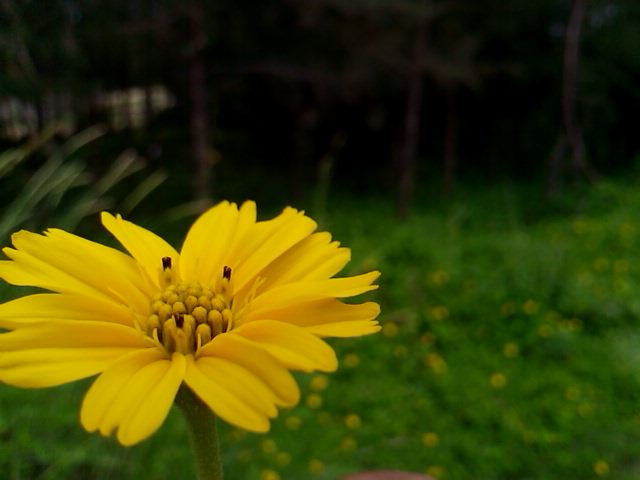
#> input picture adaptive_modules/mertens/ExposureFusion/image_set/jpeg/flower.jpeg, 640 x 480 px
$ python adaptive_fusion_v3_3_pro_backup.py --under ../adaptive_modules/mertens/ExposureFusion/image_set/jpeg/flower.jpeg --normal ../adaptive_modules/mertens/ExposureFusion/image_set/jpeg/flower.jpeg --over ../adaptive_modules/mertens/ExposureFusion/image_set/jpeg/flower.jpeg --output out.png
#> lines starting #> are read from the running program, lines starting #| are printed output that depends on the picture
import cv2
import numpy as np
import os
import argparse


EPS = 1e-8


# ==========================================================
# IMAGE LOADING
# ==========================================================

def read_image(path):

    img = cv2.imread(
        path,
        cv2.IMREAD_COLOR
    )

    if img is None:
        raise FileNotFoundError(
            f"Could not read image:\n{path}"
        )

    return (
        img.astype(np.float32) / 255.0
    )


# ==========================================================
# LUMINANCE
#
# OpenCV images are BGR
# ==========================================================

def luminance(img):

    return (
        0.0722 * img[:, :, 0] +
        0.7152 * img[:, :, 1] +
        0.2126 * img[:, :, 2]
    )


# ==========================================================
# SMOOTHSTEP
# ==========================================================

def smoothstep(x, low, high):

    x = np.clip(
        (x - low) /
        (high - low + EPS),
        0.0,
        1.0
    )

    return (
        x * x *
        (3.0 - 2.0 * x)
    )


# ==========================================================
# MULTI-SCALE WEIGHT SMOOTHING
#
# Smooths ONLY weights.
# The source images remain sharp.
# ==========================================================

def edge_smooth(weight):

    weight = weight.astype(
        np.float32
    )

    fine = weight

    medium = cv2.GaussianBlur(
        weight,
        (0, 0),
        sigmaX=8,
        sigmaY=8
    )

    large = cv2.GaussianBlur(
        weight,
        (0, 0),
        sigmaX=30,
        sigmaY=30
    )

    smooth = (
        0.25 * fine +
        0.45 * medium +
        0.30 * large
    )

    return np.maximum(
        smooth,
        EPS
    )


# ==========================================================
# EXPOSURE QUALITY
#
# Pixels near the middle of the exposure range
# receive higher confidence.
# ==========================================================

def exposure_quality(lum):

    sigma = 0.25

    quality = np.exp(
        -((lum - 0.5) ** 2) /
        (2.0 * sigma * sigma)
    )

    return quality.astype(
        np.float32
    )


# ==========================================================
# SAFE LUMINANCE REPLACEMENT
#
# Keeps the original color ratios while changing
# brightness.
# ==========================================================

def replace_luminance(img, target_lum):

    current_lum = luminance(
        img
    )

    ratio = (
        target_lum /
        (current_lum + EPS)
    )

    ratio = np.clip(
        ratio,
        0.45,
        2.20
    )

    result = (
        img *
        ratio[:, :, None]
    )

    return np.clip(
        result,
        0.0,
        1.0
    )


# ==========================================================
# CONTROLLED MIDTONE LIFT
#
# Lifts darker midtones without touching:
# - deep black excessively
# - bright highlights
# ==========================================================

def midtone_lift(lum):

    dark_start = smoothstep(
        lum,
        0.03,
        0.16
    )

    mid_end = (
        1.0 -
        smoothstep(
            lum,
            0.45,
            0.82
        )
    )

    midtone_region = (
        dark_start *
        mid_end
    )

    lift = (
        0.070 *
        midtone_region
    )

    result = (
        lum + lift
    )

    return np.clip(
        result,
        0.0,
        1.0
    )


# ==========================================================
# SUBTLE LOCAL CONTRAST
#
# Operates only on luminance.
# ==========================================================

def subtle_local_contrast(img):

    lab = cv2.cvtColor(
        img.astype(np.float32),
        cv2.COLOR_BGR2LAB
    )

    L = lab[:, :, 0]

    base = cv2.GaussianBlur(
        L,
        (0, 0),
        sigmaX=18,
        sigmaY=18
    )

    detail = (
        L - base
    )

    # Very subtle enhancement.
    L_enhanced = (
        L +
        0.10 * detail
    )

    lab[:, :, 0] = np.clip(
        L_enhanced,
        0.0,
        100.0
    )

    result = cv2.cvtColor(
        lab,
        cv2.COLOR_LAB2BGR
    )

    return np.clip(
        result,
        0.0,
        1.0
    )


# ==========================================================
# BRIGHTNESS ANCHOR
#
# Prevents HDR fusion from drifting too far away
# from the normal exposure.
# ==========================================================

def brightness_anchor(
    fused,
    normal,
    highlight_mask,
    shadow_mask
):

    fused_lum = luminance(
        fused
    )

    normal_lum = luminance(
        normal
    )

    # In highlights:
    # preserve fusion because highlight recovery
    # is important.
    highlight_protection = (
        highlight_mask
    )

    # In dark/midtone regions:
    # allow the improved fusion to remain.
    shadow_protection = (
        shadow_mask
    )

    # Normal exposure influence.
    normal_anchor = (
        0.38 *
        (1.0 - highlight_protection)
    )

    # Reduce anchoring inside genuine shadows,
    # where recovery is needed.
    normal_anchor = (
        normal_anchor *
        (1.0 - 0.55 * shadow_protection)
    )

    target_lum = (
        fused_lum *
        (1.0 - normal_anchor) +

        normal_lum *
        normal_anchor
    )

    result = replace_luminance(
        fused,
        target_lum
    )

    return np.clip(
        result,
        0.0,
        1.0
    )


# ==========================================================
# MAIN PROCESS
# ==========================================================

def process(
    under_path,
    normal_path,
    over_path,
    output_path
):

#> called with output_path = 'out.png'
    print("\n==============================================")
    print(" ADAPTIVE HDR FUSION V3.3 PRO")
    print(" BRIGHTNESS-PRESERVING EDITION")
    print("==============================================\n")

    # ------------------------------------------------------
    # LOAD
    # ------------------------------------------------------

    print("Loading images...")

    under = read_image(
        under_path
    )
#> in read_image, img is the input picture: shape (480, 640, 3); mean B, G, R 5.4, 64.9, 61.7

    normal = read_image(
        normal_path
    )

    over = read_image(
        over_path
    )

    # ------------------------------------------------------
    # MATCH SIZE
    # ------------------------------------------------------

    h, w = normal.shape[:2]

    if under.shape[:2] != (h, w):

        under = cv2.resize(
            under,
            (w, h),
            interpolation=cv2.INTER_LINEAR
        )

    if over.shape[:2] != (h, w):

        over = cv2.resize(
            over,
            (w, h),
            interpolation=cv2.INTER_LINEAR
        )

    print(
        f"Resolution: {w} x {h}"
    )
#| Resolution: 640 x 480

    # ------------------------------------------------------
    # LUMINANCE
    # ------------------------------------------------------

    print("Creating luminance maps...")

    lum_under = luminance(
        under
    )

    lum_normal = luminance(
        normal
    )

    lum_over = luminance(
        over
    )

    # ======================================================
    # HIGHLIGHT DETECTION
    #
    # Underexposed image recovers windows/highlights.
    # ======================================================

    print("Creating highlight recovery mask...")

    highlight_mask = smoothstep(
        lum_normal,
        0.55,
        0.82
    )

    # ======================================================
    # GENERAL SHADOW DETECTION
    # ======================================================

    print("Creating shadow recovery mask...")

    shadow_mask = (
        1.0 -
        smoothstep(
            lum_normal,
            0.18,
            0.55
        )
    )

    # ======================================================
    # DEEP SHADOW DETECTION
    # ======================================================

    deep_shadow_mask = (
        1.0 -
        smoothstep(
            lum_normal,
            0.05,
            0.32
        )
    )

    shadow_recovery_mask = np.maximum(
        shadow_mask,
        deep_shadow_mask
    )

    # ======================================================
    # CHECK WHETHER OVER EXPOSURE HAS USABLE DETAIL
    #
    # Avoid blindly brightening clipped regions.
    # ======================================================

    over_detail_mask = smoothstep(
        lum_over,
        0.04,
        0.20
    )

    shadow_recovery_mask = (
        shadow_recovery_mask *
        over_detail_mask
    )

    shadow_recovery_mask = np.clip(
        shadow_recovery_mask,
        0.0,
        1.0
    )

    # ======================================================
    # SMOOTH MASKS
    #
    # Only masks are blurred.
    # Source images remain untouched.
    # ======================================================

    highlight_mask = cv2.GaussianBlur(
        highlight_mask.astype(np.float32),
        (0, 0),
        12
    )

    shadow_mask = cv2.GaussianBlur(
        shadow_mask.astype(np.float32),
        (0, 0),
        15
    )
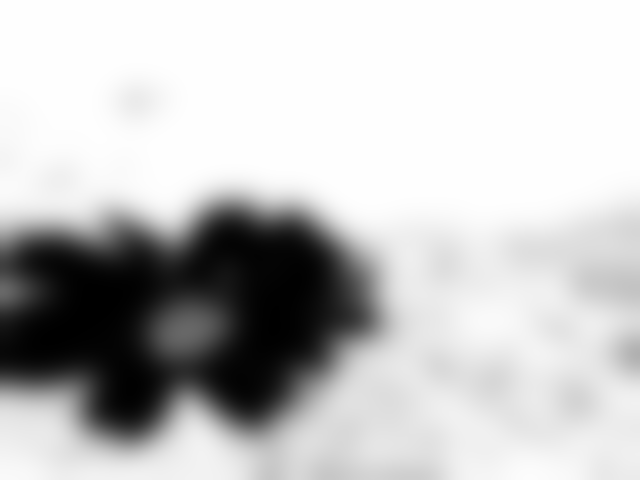
#> shadow_mask: shape (480, 640) float32; min 0.000817, max 1, mean 0.769

    deep_shadow_mask = cv2.GaussianBlur(
        deep_shadow_mask.astype(np.float32),
        (0, 0),
        18
    )
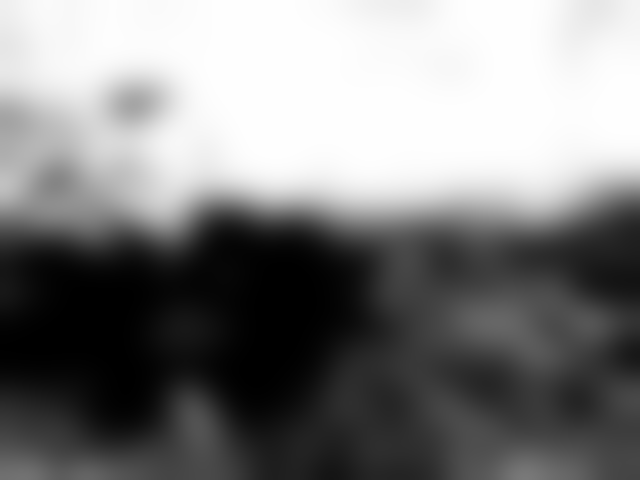
#> deep_shadow_mask: shape (480, 640) float32; min 8.8e-05, max 1, mean 0.504

    shadow_recovery_mask = cv2.GaussianBlur(
        shadow_recovery_mask.astype(np.float32),
        (0, 0),
        18
    )

    # ======================================================
    # EXPOSURE QUALITY
    # ======================================================

    print("Calculating exposure confidence...")

    q_under = exposure_quality(
        lum_under
    )
#> in exposure_quality, `quality = np.exp( -((lum - 0.5) ** 2) / (2.0 * sigma * sigma) )`:
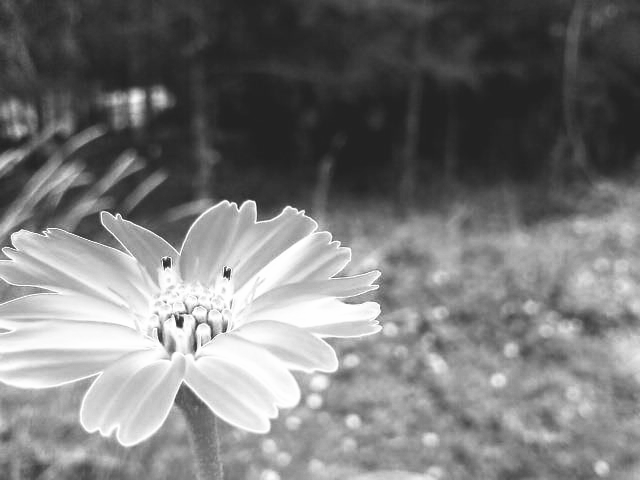
#> quality: shape (480, 640) float32; min 0.135, max 1, mean 0.476

    q_normal = exposure_quality(
        lum_normal
    )

    q_over = exposure_quality(
        lum_over
    )

    # ======================================================
    # UNDEREXPOSED IMAGE WEIGHT
    #
    # Used mainly for highlights and windows.
    # ======================================================

    w_under = (
        0.08 +
        2.20 * highlight_mask +
        0.45 * q_under
    )

    # ======================================================
    # NORMAL IMAGE WEIGHT
    #
    # THIS IS THE MAIN VISUAL ANCHOR.
    #
    # Increased dominance compared with aggressive
    # HDR blending to preserve the natural appearance.
    # ======================================================

    w_normal = (
        3.20 +
        1.60 * q_normal -
        0.75 * deep_shadow_mask -
        0.35 * highlight_mask
    )

    w_normal = np.maximum(
        w_normal,
        0.70
    )

    # ======================================================
    # OVEREXPOSED IMAGE WEIGHT
    #
    # Used ONLY in recoverable shadows.
    # ======================================================

    w_over = (
        0.02 +
        1.75 * shadow_recovery_mask +
        0.45 * q_over *
        shadow_recovery_mask
    )

    # ======================================================
    # SMOOTH WEIGHTS
    # ======================================================

    print("Smoothing fusion weights...")

    w_under = edge_smooth(
        w_under
    )
#> in edge_smooth, `large = cv2.GaussianBlur( weight, (0, 0), sigmaX=30, sigmaY=30 )`:
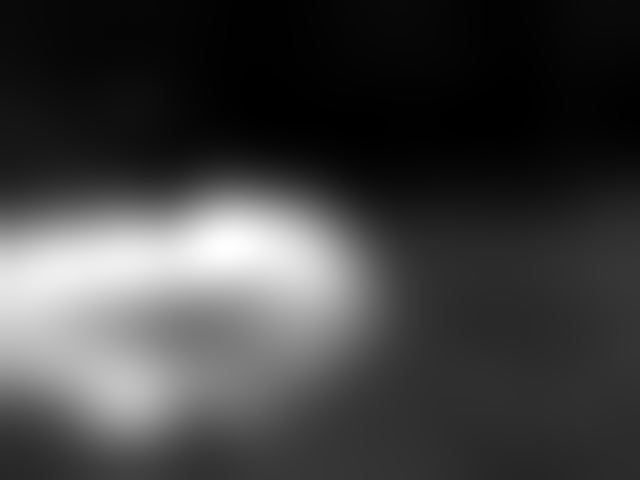
#> large: shape (480, 640) float32; min 0.15, max 1.21, mean 0.414; drawn with min black and max white

    w_normal = edge_smooth(
        w_normal
    )
#> in edge_smooth (call 2), `medium = cv2.GaussianBlur( weight, (0, 0), sigmaX=8, sigmaY=8 )`:
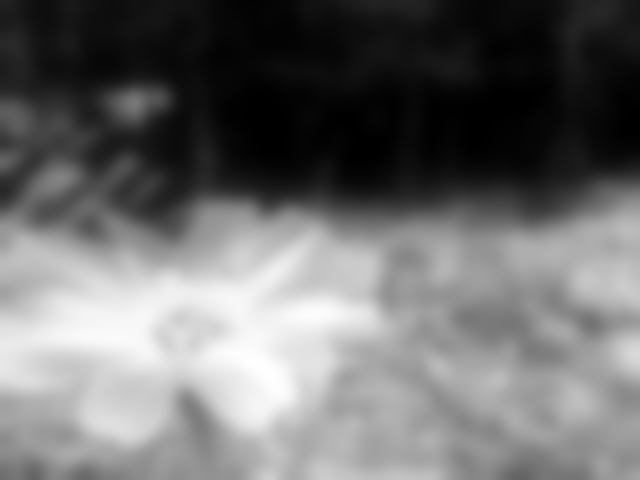
#> medium: shape (480, 640) float32; min 2.67, max 4.75, mean 3.56; drawn with min black and max white

    w_over = edge_smooth(
        w_over
    )

    # ======================================================
    # NORMALIZE WEIGHTS
    # ======================================================

    weight_sum = (
        w_under +
        w_normal +
        w_over +
        EPS
    )
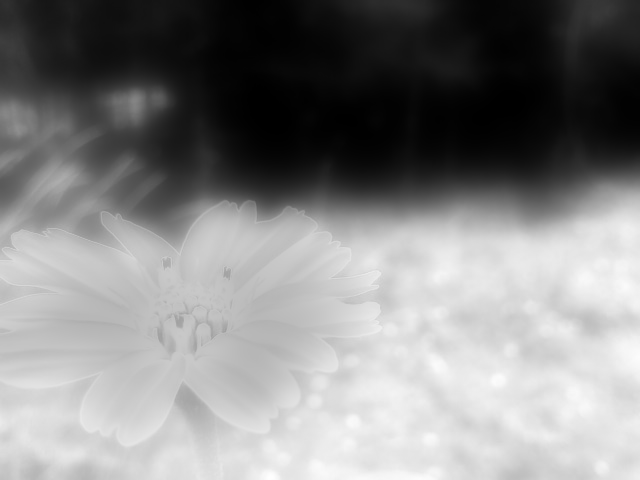
#> weight_sum: shape (480, 640) float32; min 2.85, max 6.5, mean 4.76; drawn with min black and max white

    w_under = (
        w_under /
        weight_sum
    )
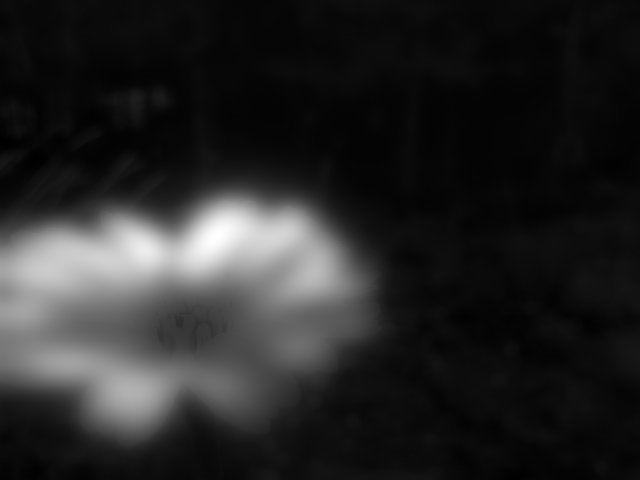
#> w_under: shape (480, 640) float32; min 0.0463, max 0.28, mean 0.0821; drawn with min black and max white

    w_normal = (
        w_normal /
        weight_sum
    )

    w_over = (
        w_over /
        weight_sum
    )
#> (the rest of the program and of its run is left out)
